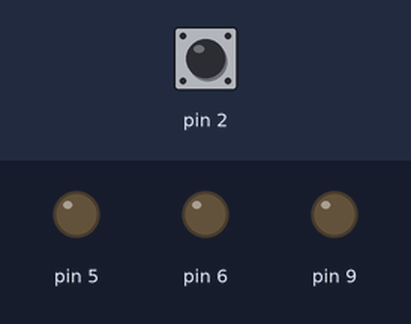
The sketch below on a simulated Arduino Uno, built with avr-gcc and run on an emulated ATmega328P. On the bench: output pins drawn as LEDs (lit = HIGH). Dashed ring = blinking. The inputs (shaded band) are chosen by the test bench; at power-on: pin 2 LOW.

Above: at 1.2 s.
1.3 s: pin 2 pulsed HIGH 2 times (0.12 s each, 0.3 s apart)
At 1.9 s:
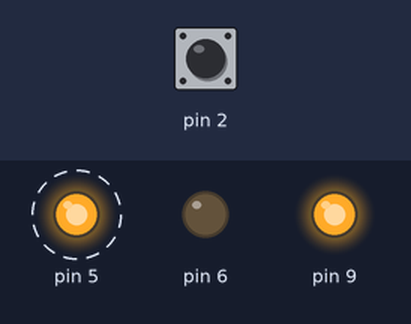
At 2.75 s:
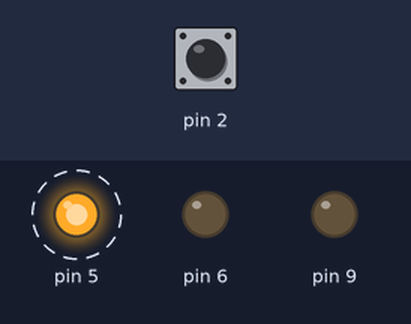
4.3 s: pin 2 driven HIGH
At 5.4 s:
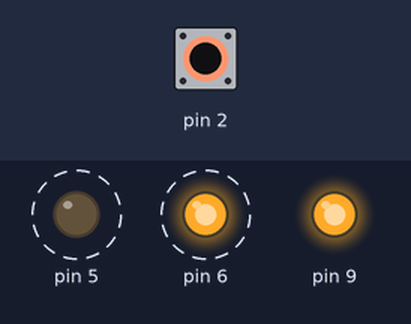
7.3 s: pin 2 driven LOW
10.3 s: pin 2 pulsed HIGH 5 times (0.12 s each, 0.3 s apart)
Timing chart, 0 to 14.5 s (numbered marks = the images above; inputs shaded):
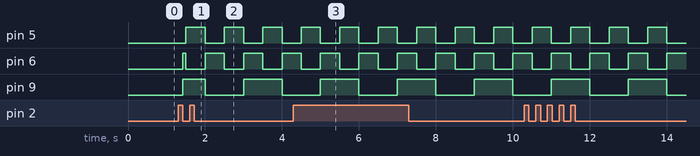

The sketch:

trigger_on.ino
```cpp
/* Aereo di Cirso

Output:
   2 LED ai lati con lampeggio alternato
   1 LED in coda lampeggio a freq doppia

Input:
   1 interruttore su interrupt 0 per accensione / spegnimento luci

Note:
   Realizzato con un semplice ciclo IF per ON / OFF,
   lo sketch successsivo ha un macchina a stati per gestire
   la transizione ON <-> OFF con una dissolvenza.
*/

#include <common.h>

// Variabili per interrupt 0
volatile unsigned int chValue = 1500; // Valore computato
volatile unsigned int chStart = 1500; // Inizio rilevamento

// Instanziamo un LED fuori dal loop
Lampeggiatore left = 5;
Lampeggiatore right = 6;
Lampeggiatore coda = 9;

void setup() {
    // I PINs vengono impostati dal constructor al momento
    // della dichiarazione dell'ogetto.

    attachInterrupt(0, chRise, RISING); // PIN 2 su 328p / 168
    right.Invert() ;  // Opzionale: inverte l'ordine del lampeggio da
    // HI -> LOW --> LOW -> HI
    // per avere 2 LED che lampeggiano alternativamente
}

void loop() {

    if (chValue > 1500) {
        left.Blink();   // Lampeggia con un default di 1sec (0.5 HI 0.5 LOW)
        right.Blink();
        coda.Blink(1000); // Lampeggio in 1000ms = 1 secondo
    } else {
// sarebbe carino mettere una transizione da on -> off con un fade down...
        left.Low();
        right.Low();
        coda.Low();
    } ;
}

// Functions
void chRise() {
    attachInterrupt(0, chFall, FALLING);
    chStart = micros();
};

void chFall() {
    attachInterrupt(0, chRise, RISING);
    chValue = micros() - chStart;
};
```

Measured:
- after the input at 1.3 s, pin 5: alternates HIGH for 0.50 s and LOW for 0.50 s, starting after 0.20 s; pin 6: LOW → HIGH after 0.12 s, then repeats every 1.0 s: LOW 0.50 s, HIGH 0.50 s; pin 9: LOW → HIGH after 0.12 s, → LOW 0.58 s later, → HIGH 1.0 s later, → LOW 1.0 s later
